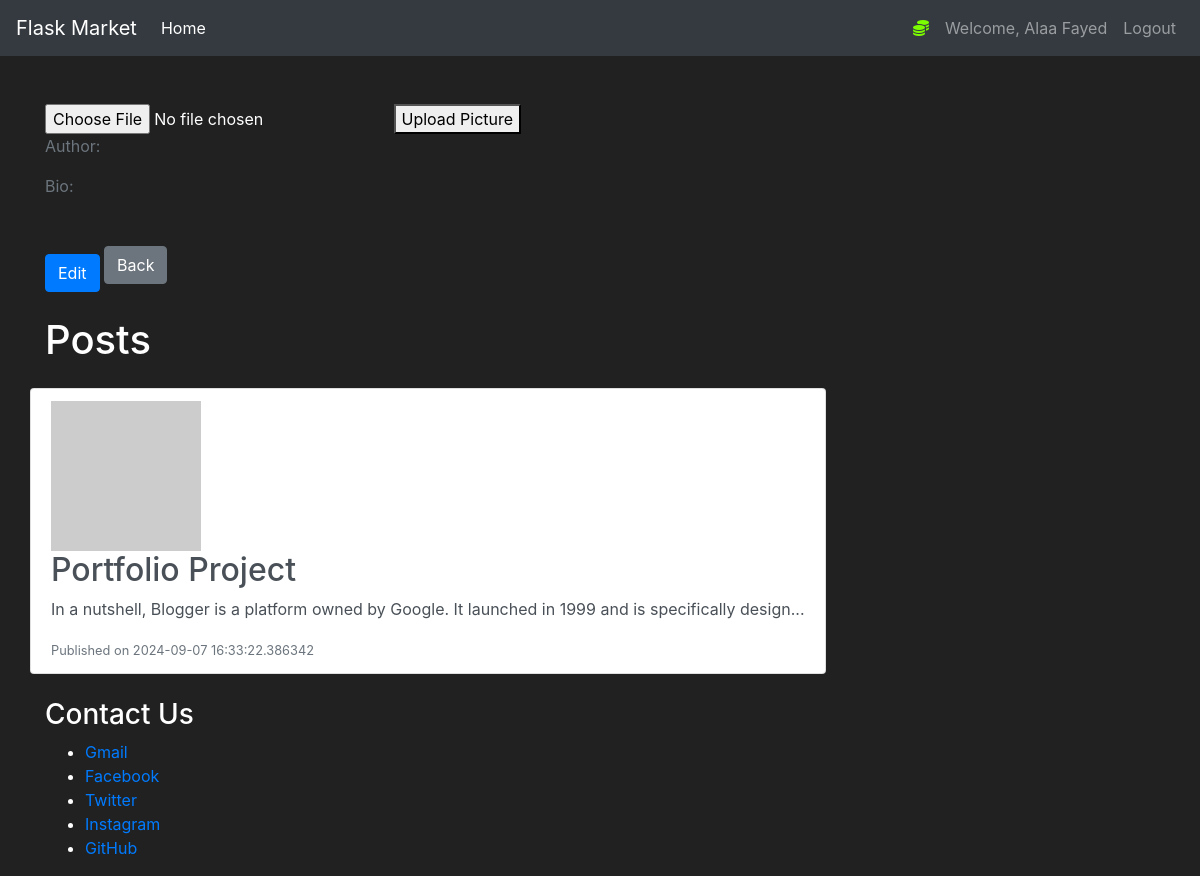
The app's page /profile (signed in), older data.
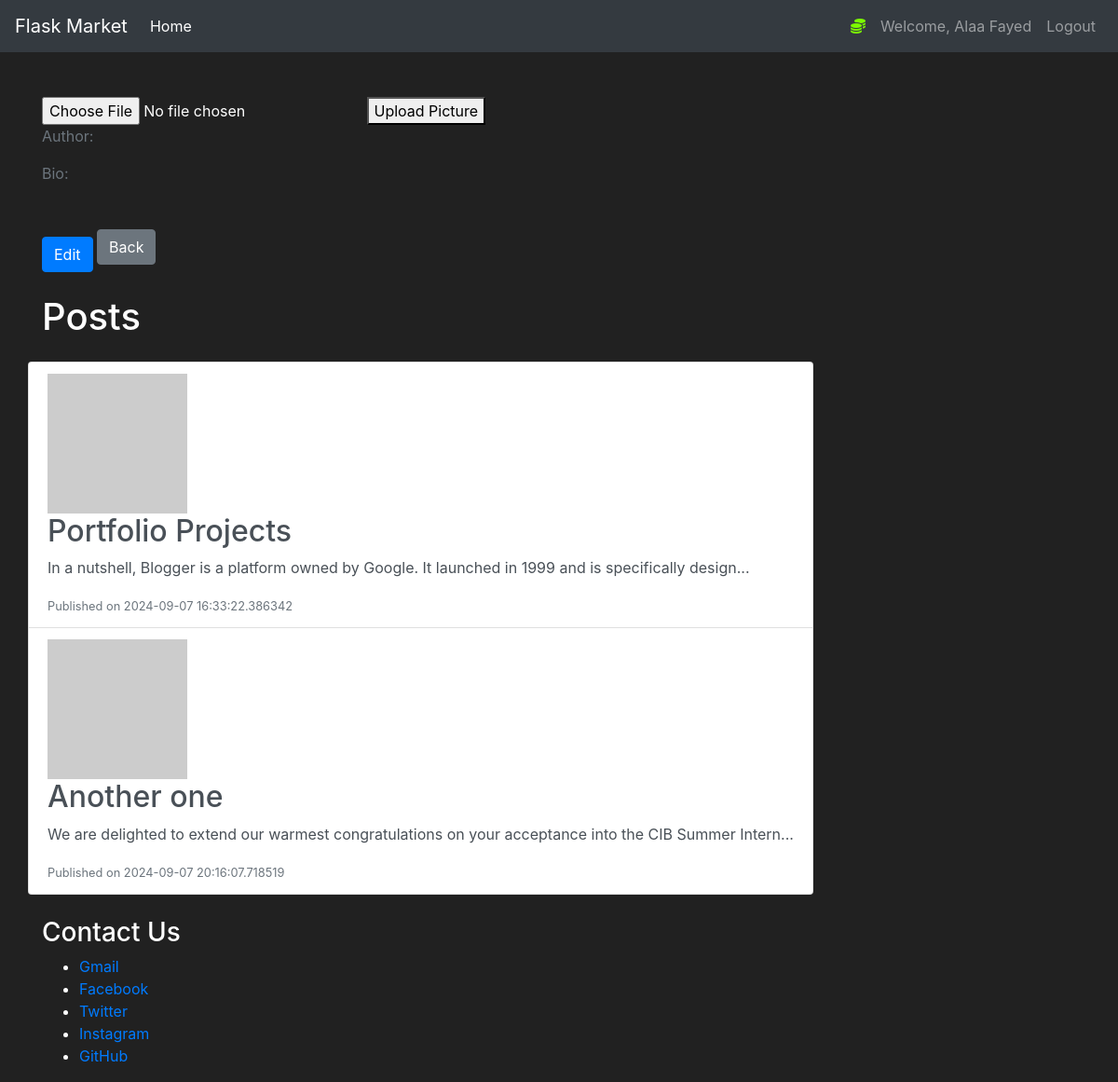
The same page, newer data.
### pencil/models.py (models this page shows, shortened)
class User(db.Model, UserMixin):
    id  = db.Column(db.Integer(), primary_key=True, nullable=False)
    username = db.Column(db.String(length=30), nullable=False, unique=True)
    email = db.Column(db.String(length=50), nullable=False, unique=True)
    password_hash = db.Column(db.String(length=100), nullable=False)
    posts = db.relationship("Post", backref="owned_user", lazy=True)
    comments = db.relationship("Comment", backref="owned_commentator", lazy=True)
    replies = db.relationship("ReplyComment", backref="owned_responder", lazy=True)
    archives = db.relationship("Post", secondary="saved_blogs", backref="user")
    profile = db.relationship("Profile", back_populates="users", uselist=False)
    @property
    def password(self):
        return self.password

class Post(db.Model):
    id  = db.Column(db.Integer(), primary_key=True, nullable=False)
    title = db.Column(db.String(length=50), nullable=False)
    content = db.Column(db.Text(), nullable=False)
    publication_date = db.Column(db.DateTime, default=datetime.utcnow())
    modification_date = db.Column(db.DateTime, default=datetime.utcnow())
    owner = db.Column(db.Integer(), db.ForeignKey("user.id"))
    commentators = db.relationship("Comment", backref="owned_commentators", lazy=True)

### pencil/routes.py (the view)
@app.route("/profile", methods=["POST", "GET"])
@login_required
def profile():
    profile_id = current_user
    return render_template("profile.html", profile_id=profile_id)

### pencil/models.py (called while the page is built)
@login_manager.user_loader
def load_user(user_id):
    return User.query.get(int(user_id))

### pencil/templates/profile.html (shortened to what this page needs)
{% extends 'base.html' %}
{% block content %}
<body>
    <div class="container mt-5">
        <section>
            <div>
                <form action="/profile" method="POST" enctype="multipart/form-data">
                    <input type="file" name="profile_picture" accept="image/*" required>
                    <button type="submit">Upload Picture</button>
                </form>
            </div>
            <div>
                <p class="text-muted">Author: {{ profile_id.name }}</p>
            </div>
            <div>
                <p class="text-muted">Bio: {{ profile_id.bio }}</p>
            </div>
            <br>
            <div>
            <a href="{{ url_for('edit_profile', profiles=profile_id.id) }}" class="btn btn-primary mt-3">Edit</a>
            <a href="{{ url_for('home_page') }}" class="btn btn-secondary">Back</a>
            </div>
        </section>
        <br>
        <section>
            <header>
                <h1>Posts</h1>
            </header>
            <div class="row mt-4">
                {% if profile_id %}
                    <div class="list-group">
                        {% for post in profile_id.posts %}
                            <a href="{{ url_for('blog_page', post_id=post.id) }}" class="list-group-item list-group-item-action">
                                <img src="https://via.placeholder.com/150" class="card-img-left" alt="{{ post.pictures }}">
                                <h2>{{ post.title }}</h5>
                                <p>{{ post.content[:100] }}...</p>
                                <small class="text-muted">Published on {{ post.publication_date }}</small>
                            </a>
                        {% endfor %}
                    </div>
                {% else %}
                    <p class="text-muted">No posts available.</p>
                {% endif %}
            </div>
        </section>
        <br>
        <section>
            <div>
                <header>
                    <h3>Contact Us</h3>
                </header>
                <ul>
                    <li>
                        <a href="https://mail.google.com/mail/u/0/#inbox">Gmail</a>
                    </li>
                    <li>
                        <a href="https://www.facebook.com/HolbertonSchool/">Facebook</a>
                    </li>
                    <li>
                        <a href="https://twitter.com/holbertonschool">Twitter</a>
                    </li>
                    <li>
                        <a href="https://www.instagram.com/holbertonschool/">Instagram</a>
                    </li>
                    <li>
                        <a href="https://www.github.com/a-mabroukk/alx-higher_level_programming/">GitHub</a>
                    </li>
                </ul>
            </div>
        </section>
    </div>
</body>
{% endblock %}

### pencil/templates/base.html (shortened to what this page needs)
<!doctype html>
<html lang="en">
   <head>
      <link rel="stylesheet" href="https://cdn.jsdelivr.net/npm/bootstrap@4.5.3/dist/css/bootstrap.min.css">
   </head>
   <body>
    <nav class="navbar navbar-expand-md navbar-dark bg-dark">
      <a class="navbar-brand" href="#">Flask Market</a>
      <div class="collapse navbar-collapse" id="navbarNav">
        <ul class="navbar-nav mr-auto">
            <li class="nav-item active">
                <a class="nav-link" href="{{ url_for('home_page') }}">Home <span class="sr-only">(current)</span></a>
            </li>
        </ul>
          {% if current_user.is_authenticated %}
            <ul class="navbar-nav">
                <li class="nav-item">
                    <a class="nav-link" style="color: lawngreen; font-weight: bold">
                        <i class="fas fa-coins"></i>
                    </a>
                </li>
                <li class="nav-item">
                    <a class="nav-link">Welcome, {{ current_user.username }}</a>
                </li>
                <li class="nav-item">
                    <a class="nav-link" href="{{ url_for('logout_page') }}">Logout</a>
                </li>
            </ul>
          {% endif %}
      </div>
    </nav>
      {% block content %}
      {% endblock %}
   </body>
</html>

### pencil/templates/base.html (style rules this page uses)
body { background-color: #212121; color: white }

Row changes from the older to the newer data that the page shows:
changed Post: title "Portfolio Project" → "Portfolio Projects"
added Post: title "Another one", content "We are delighted to extend our warmest congratulations on your acceptance into the CIB Summer Intern", publication_date "2024-09-07 20:16:07.718519"
